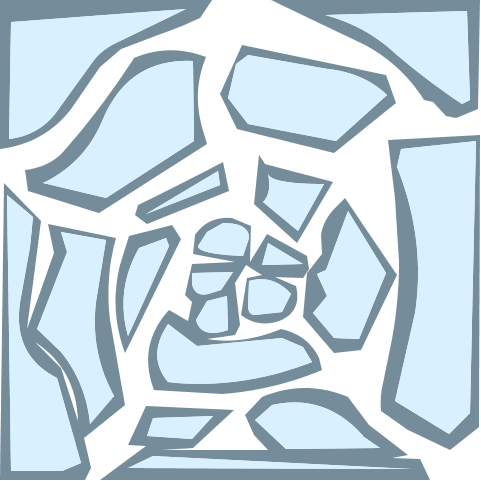
#> input picture image_test/crop/75.png, 481 x 481 px
$ python -i transparency_remover.py   (imports and definitions only)
#> lines starting #> are read from the running program, lines starting #| are printed output that depends on the picture
from PIL import Image

def crop_top_transparency(image):
    while True:
        pixels = image.load()
        # if all squares are transparent in top row
        if all([pixels[x, 0] == (0, 0, 0, 0) for x in range(image.size[0])]):
            image = image.crop((0, 1, image.size[0], image.size[1]))
        else:
            break
    return image

def crop_bottom_transparency(image):
    while True:
        pixels = image.load()
        # if all squares are transparent in bottom row
        if all([pixels[x, image.size[1] - 1] == (0, 0, 0, 0) for x in range(image.size[0])]):
            image = image.crop((0, 0, image.size[0], image.size[1] - 1))
        else:
            break
    return image

def crop_left_transparency(image):
    while True:
        pixels = image.load()
        # if all squares are transparent in left column
        if all([pixels[0, y] == (0, 0, 0, 0) for y in range(image.size[1])]):
            image = image.crop((1, 0, image.size[0], image.size[1]))
        else:
            break
    return image

def crop_right_transparency(image):
    while True:
        pixels = image.load()
        # if all squares are transparent in right column
        if all([pixels[image.size[0] - 1, y] == (0, 0, 0, 0) for y in range(image.size[1])]):
            image = image.crop((0, 0, image.size[0] - 1, image.size[1]))
        else:
            break
    return image

def remove_transparent_outline(image_path, output_path):
#> called with image_path = '../image_test/crop/75.png', output_path = 'out.png'
    image = Image.open(image_path)
#> image is the input picture: PIL image 481x481 RGBA; mean R, G, B, A 127.1, 144.7, 154.9, 181.9
    image = crop_top_transparency(image)
    image = crop_right_transparency(image)
#> the loop in crop_right_transparency, `while True:` made 2 passes
#> pass 1, in crop_right_transparency, `image = image.crop((0, 0, image.size[0] - 1, image.size[1]))`:
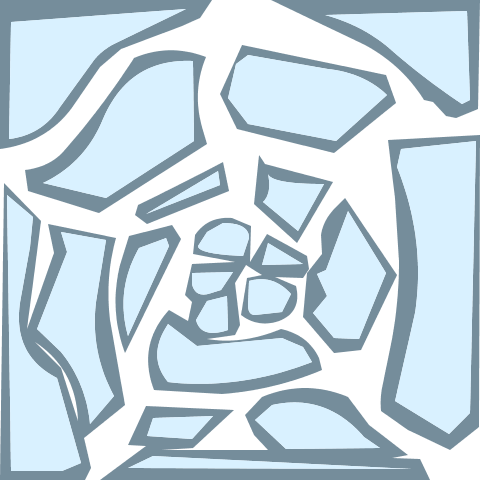
#> image: PIL image 480x481 RGBA; mean R, G, B, A 127.4, 145, 155.2, 182.3; transparent parts drawn white
    image = crop_left_transparency(image)
    image = crop_bottom_transparency(image)
#> the loop in crop_bottom_transparency, `while True:` made 2 passes
#> pass 1, in crop_bottom_transparency, `image = image.crop((0, 0, image.size[0], image.size[1] - 1))`:
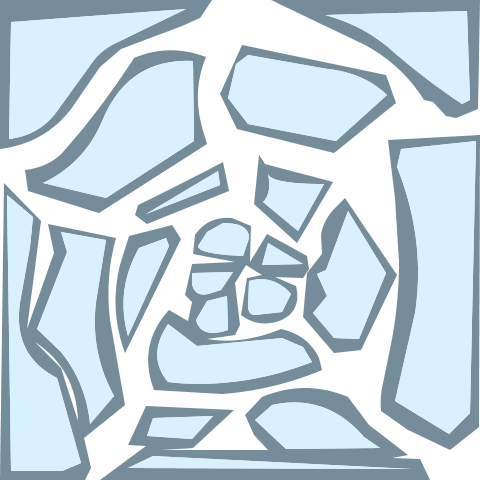
#> image: PIL image 480x480 RGBA; mean R, G, B, A 127.7, 145.3, 155.6, 182.7; transparent parts drawn white
    image.save(output_path)

>>> result = remove_transparent_outline('../image_test/crop/75.png', 'out.png')

$ run again, on image_test/crop/76.png
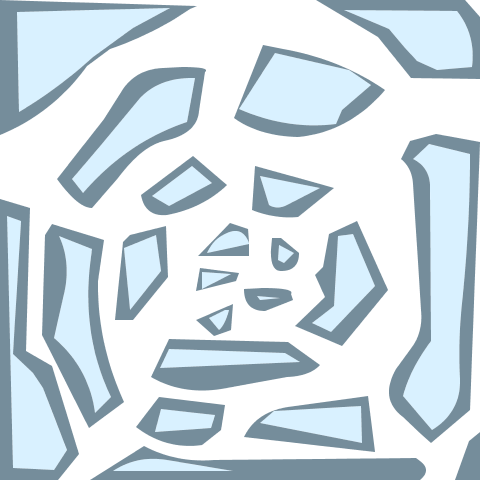
#> input picture image_test/crop/76.png, 481 x 481 px
#> in remove_transparent_outline, image is the input picture: PIL image 481x481 RGBA; mean R, G, B, A 86.9, 99.8, 107.3, 132.8
#> the loop in crop_right_transparency, `while True:` made 2 passes
#> pass 1, in crop_right_transparency, `image = image.crop((0, 0, image.size[0] - 1, image.size[1]))`:
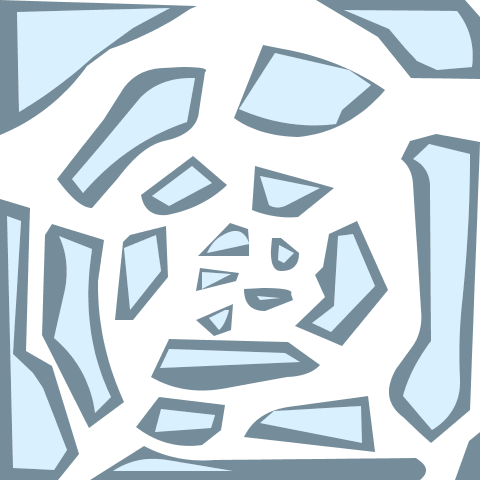
#> image: PIL image 480x481 RGBA; mean R, G, B, A 87.1, 100, 107.5, 133.1; transparent parts drawn white
#> the loop in crop_bottom_transparency, `while True:` made 2 passes
#> pass 1, in crop_bottom_transparency, `image = image.crop((0, 0, image.size[0], image.size[1] - 1))`:
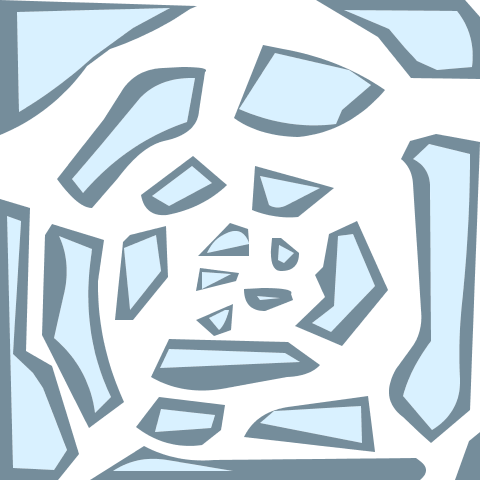
#> image: PIL image 480x480 RGBA; mean R, G, B, A 87.3, 100.2, 107.7, 133.4; transparent parts drawn white

$ run again, on image_test/crop/77.png
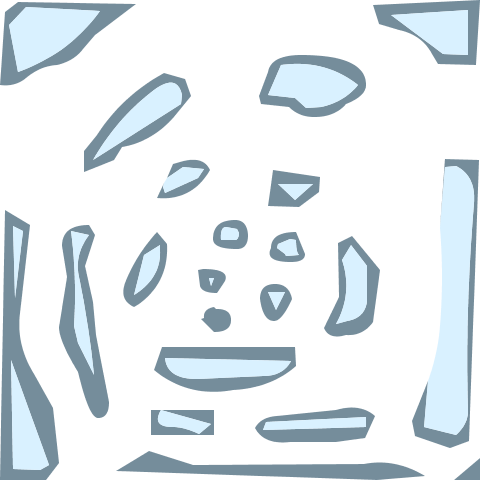
#> input picture image_test/crop/77.png, 481 x 481 px
#> in remove_transparent_outline, image is the input picture: PIL image 481x481 RGBA; mean R, G, B, A 50.1, 57.8, 62.2, 77.8
#> the loop in crop_bottom_transparency, `while True:` made 2 passes
#> pass 1, in crop_bottom_transparency, `image = image.crop((0, 0, image.size[0], image.size[1] - 1))`:
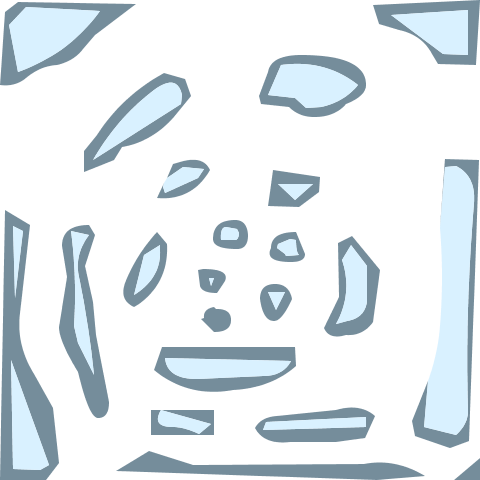
#> image: PIL image 480x480 RGBA; mean R, G, B, A 50.3, 58, 62.5, 78.1; transparent parts drawn white

$ run again, on image_test/crop/78.png
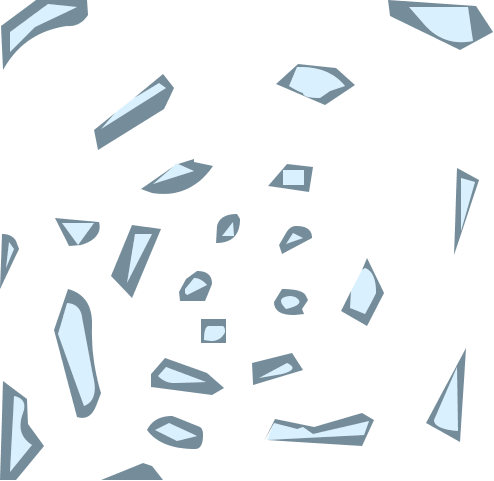
#> input picture image_test/crop/78.png, 494 x 481 px
#> in remove_transparent_outline, image is the input picture: PIL image 494x481 RGBA; mean R, G, B, A 23.7, 27.5, 29.7, 37.4
#> the loop in crop_bottom_transparency, `while True:` made 2 passes
#> pass 1, in crop_bottom_transparency, `image = image.crop((0, 0, image.size[0], image.size[1] - 1))`:
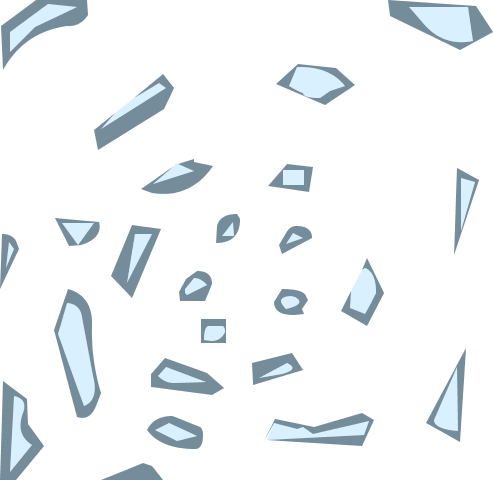
#> image: PIL image 493x480 RGBA; mean R, G, B, A 23.8, 27.6, 29.8, 37.6; transparent parts drawn white
